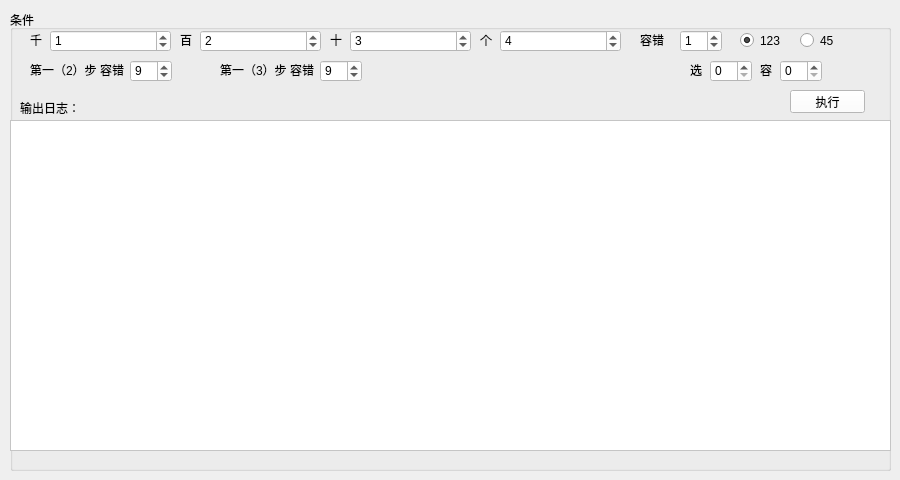
    <widget class="QWidget" name="tab_2">
     <attribute name="title">
      <string>第一步</string>
     </attribute>
     <widget class="QGroupBox" name="groupBox_2">
      <property name="geometry">
       <rect>
        <x>10</x>
        <y>10</y>
        <width>881</width>
        <height>461</height>
       </rect>
      </property>
      <property name="title">
       <string>条件</string>
      </property>
      <widget class="QTextBrowser" name="t2_log_pte">
       <property name="geometry">
        <rect>
         <x>0</x>
         <y>110</y>
         <width>881</width>
         <height>331</height>
        </rect>
       </property>
       <property name="styleSheet">
        <string notr="true">background-color: rgb(255, 255, 255);</string>
       </property>
      </widget>
      <widget class="QSpinBox" name="t2_qian_sb">
       <property name="geometry">
        <rect>
         <x>40</x>
         <y>20</y>
         <width>121</width>
         <height>22</height>
        </rect>
       </property>
       <property name="styleSheet">
        <string notr="true">background-color: rgb(255, 255, 255);</string>
       </property>
       <property name="value">
        <number>1</number>
       </property>
      </widget>
      <widget class="QLabel" name="label">
       <property name="geometry">
        <rect>
         <x>20</x>
         <y>20</y>
         <width>21</width>
         <height>20</height>
        </rect>
       </property>
       <property name="text">
        <string>千</string>
       </property>
      </widget>
      <widget class="QSpinBox" name="t2_bai_sb">
       <property name="geometry">
        <rect>
         <x>190</x>
         <y>20</y>
         <width>121</width>
         <height>22</height>
        </rect>
       </property>
       <property name="styleSheet">
        <string notr="true">background-color: rgb(255, 255, 255);</string>
       </property>
       <property name="value">
        <number>2</number>
       </property>
      </widget>
      <widget class="QLabel" name="label_2">
       <property name="geometry">
        <rect>
         <x>170</x>
         <y>20</y>
         <width>21</width>
         <height>20</height>
        </rect>
       </property>
       <property name="text">
        <string>百</string>
       </property>
      </widget>
      <widget class="QSpinBox" name="t2_shi_sb">
       <property name="geometry">
        <rect>
         <x>340</x>
         <y>20</y>
         <width>121</width>
         <height>22</height>
        </rect>
       </property>
       <property name="styleSheet">
        <string notr="true">background-color: rgb(255, 255, 255);</string>
       </property>
       <property name="value">
        <number>3</number>
       </property>
      </widget>
      <widget class="QLabel" name="label_3">
       <property name="geometry">
        <rect>
         <x>320</x>
         <y>20</y>
         <width>21</width>
         <height>20</height>
        </rect>
       </property>
       <property name="text">
        <string>十</string>
       </property>
      </widget>
      <widget class="QLabel" name="label_4">
       <property name="geometry">
        <rect>
         <x>470</x>
         <y>20</y>
         <width>21</width>
         <height>20</height>
        </rect>
       </property>
       <property name="text">
        <string>个</string>
       </property>
      </widget>
      <widget class="QSpinBox" name="t2_ge_sb">
       <property name="geometry">
        <rect>
         <x>490</x>
         <y>20</y>
         <width>121</width>
         <height>22</height>
        </rect>
       </property>
       <property name="styleSheet">
        <string notr="true">background-color: rgb(255, 255, 255);</string>
       </property>
       <property name="value">
        <number>4</number>
       </property>
      </widget>
      <widget class="QSpinBox" name="t2_err_sb">
       <property name="geometry">
        <rect>
         <x>670</x>
         <y>20</y>
         <width>42</width>
         <height>22</height>
        </rect>
       </property>
       <property name="styleSheet">
        <string notr="true">background-color: rgb(255, 255, 255);</string>
       </property>
       <property name="value">
        <number>1</number>
       </property>
      </widget>
      <widget class="QLabel" name="label_5">
       <property name="geometry">
        <rect>
         <x>630</x>
         <y>20</y>
         <width>31</width>
         <height>20</height>
        </rect>
       </property>
       <property name="text">
        <string>容错</string>
       </property>
      </widget>
      <widget class="QPushButton" name="t2_execute_btn">
       <property name="geometry">
        <rect>
         <x>780</x>
         <y>80</y>
         <width>75</width>
         <height>23</height>
        </rect>
       </property>
       <property name="styleSheet">
        <string notr="true">background-color: rgb(255, 255, 255);</string>
       </property>
       <property name="text">
        <string>执行</string>
       </property>
      </widget>
      <widget class="QLabel" name="label_12">
       <property name="geometry">
        <rect>
         <x>10</x>
         <y>90</y>
         <width>61</width>
         <height>16</height>
        </rect>
       </property>
       <property name="text">
        <string>输出日志：</string>
       </property>
      </widget>
      <widget class="QSpinBox" name="t2_xuan_sb">
       <property name="geometry">
        <rect>
         <x>700</x>
         <y>50</y>
         <width>42</width>
         <height>22</height>
        </rect>
       </property>
       <property name="styleSheet">
        <string notr="true">background-color: rgb(255, 255, 255);</string>
       </property>
      </widget>
      <widget class="QLabel" name="label_16">
       <property name="geometry">
        <rect>
         <x>680</x>
         <y>50</y>
         <width>16</width>
         <height>20</height>
        </rect>
       </property>
       <property name="text">
        <string>选</string>
       </property>
      </widget>
      <widget class="QSpinBox" name="t2_r_sb">
       <property name="geometry">
        <rect>
         <x>770</x>
         <y>50</y>
         <width>42</width>
         <height>22</height>
        </rect>
       </property>
       <property name="styleSheet">
        <string notr="true">background-color: rgb(255, 255, 255);</string>
       </property>
      </widget>
      <widget class="QLabel" name="label_17">
       <property name="geometry">
        <rect>
         <x>750</x>
         <y>50</y>
         <width>16</width>
         <height>20</height>
        </rect>
       </property>
       <property name="text">
        <string>容</string>
       </property>
      </widget>
      <widget class="QRadioButton" name="t2_rb1">
       <property name="geometry">
        <rect>
         <x>730</x>
         <y>20</y>
         <width>61</width>
         <height>21</height>
        </rect>
       </property>
       <property name="text">
        <string>123</string>
       </property>
       <property name="checked">
        <bool>true</bool>
       </property>
      </widget>
      <widget class="QRadioButton" name="t2_rb2">
       <property name="geometry">
        <rect>
         <x>790</x>
         <y>20</y>
         <width>51</width>
         <height>21</height>
        </rect>
       </property>
       <property name="text">
        <string>45</string>
       </property>
      </widget>
      <widget class="QLabel" name="label_52">
       <property name="geometry">
        <rect>
         <x>20</x>
         <y>50</y>
         <width>101</width>
         <height>20</height>
        </rect>
       </property>
       <property name="text">
        <string>第一（2）步 容错</string>
       </property>
      </widget>
      <widget class="QLabel" name="label_53">
       <property name="geometry">
        <rect>
         <x>210</x>
         <y>50</y>
         <width>101</width>
         <height>20</height>
        </rect>
       </property>
       <property name="text">
        <string>第一（3）步 容错</string>
       </property>
      </widget>
      <widget class="QSpinBox" name="t2_h2err_sb">
       <property name="geometry">
        <rect>
         <x>120</x>
         <y>50</y>
         <width>42</width>
         <height>22</height>
        </rect>
       </property>
       <property name="styleSheet">
        <string notr="true">background-color: rgb(255, 255, 255);</string>
       </property>
       <property name="value">
        <number>9</number>
       </property>
      </widget>
      <widget class="QSpinBox" name="t2_h3err_sb">
       <property name="geometry">
        <rect>
         <x>310</x>
         <y>50</y>
         <width>42</width>
         <height>22</height>
        </rect>
       </property>
       <property name="styleSheet">
        <string notr="true">background-color: rgb(255, 255, 255);</string>
       </property>
       <property name="value">
        <number>9</number>
       </property>
      </widget>
     </widget>
    </widget>
